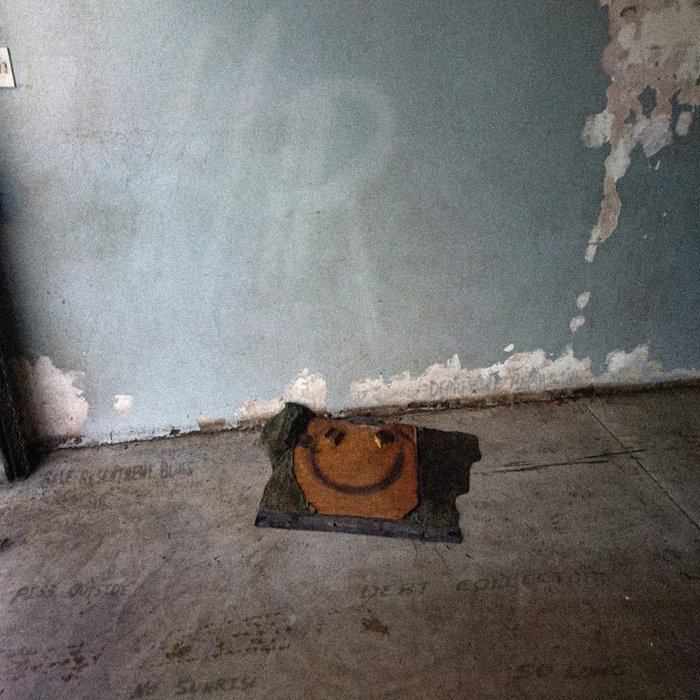
#> input picture lib/temp/art.png, 700 x 700 px, found by its file name
$ python -i gen_background.py   (imports and definitions only)   (older library calls are emulated)
#> lines starting #> are read from the running program, lines starting #| are printed output that depends on the picture
### working/is_dark.py
import cv2

def calc(debug_mode=False):
    # read image
    img = cv2.imread('temp/art.png')

    # makes a histogram of the grayscale
    histogram = cv2.calcHist([img], [0], None, [256], [0, 255])

    # dark side              light side     default: :200 0:
    if sum(histogram[:0]) > sum(histogram[256:]):
        if debug_mode:
            print('Detected dark art')
        return True     # dark
    else:
        if debug_mode:
            print('Detected light art')
        return False    # light

### working/gen_background.py
# for image manipulation
from PIL import Image, ImageFilter

# for rounding up
import math

# see if the art (/temp/art.png) is dark
import is_dark

# using ImageClip cause it has an easy to use opacity function that keeps the gradient
from moviepy.editor import ImageClip
from moviepy.editor import CompositeVideoClip

# this should intake the art (/temp/art.png), blow it up, blur it, add gradient
# should be able to take in any resolution
# saves as png in

def make(resolution=(3840,2160), blur=0, debug_mode=False,gradient_opacity=1, file_name=''):

    # opens art, then adds blur, then blows up
#> called with resolution = (3840, 2160), blur = 0, debug_mode = False, gradient_opacity = 1, file_name = ''
    art_image = Image.open('temp/art.png')
#> art_image is the input picture: PIL image 700x700 RGB; mean R, G, B 116.3, 114.9, 113.4
    art_image = art_image.filter(ImageFilter.GaussianBlur(radius=blur))
    if(resolution > art_image.size):
        if debug_mode:
            print('Art smaller than background needed')
        art_image = art_image.resize((math.ceil(resolution[0] * 1.05), math.ceil(resolution[0] * 1.05)), Image.ANTIALIAS)
#> art_image: PIL image 4032x4032 RGB
    else:
        if debug_mode:
            print('Art larger than background needed')
    if debug_mode:
        print('Background size before crop: ' + str(art_image.size))

    # cropping the blurred art
    width, height = art_image.size
#> width = 4032; height = 4032

    left = (width - resolution[0])/2
#> left = 96
    top  = (height - resolution[1])/2
#> top = 936
    right = (width + resolution[0])/2
#> right = 3936
    bottom = (height + resolution[1])/2
#> bottom = 3096

    # crop
    art_image = art_image.crop((left, top, right, bottom))
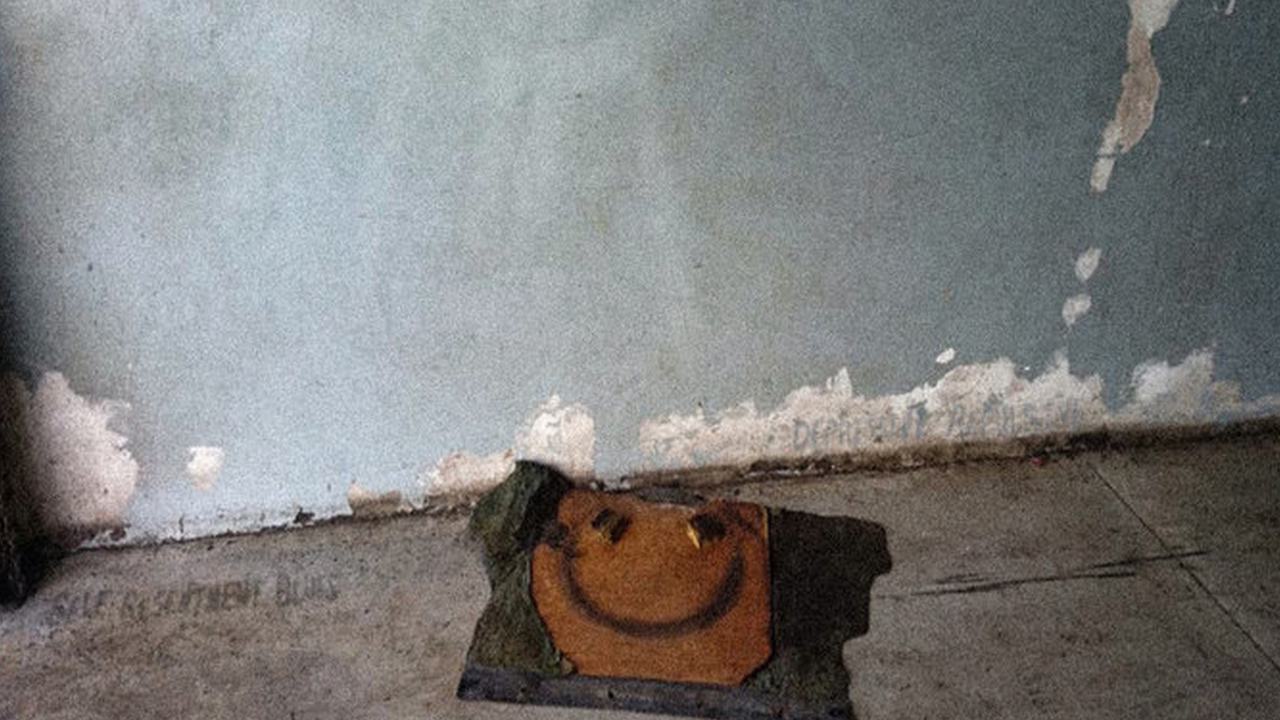
#> art_image: PIL image 3840x2160 RGB (shown at 1/3 size); mean R, G, B 124.6, 124.1, 123

    art_image.save('temp/' + file_name + '.png', 'PNG')
    art_image.close()

    # determines if the art is dark with is_dark
    if is_dark.calc(debug_mode=debug_mode):
#> in calc, `histogram = cv2.calcHist([img], [0], None, [256], [0, 255])`: histogram = 256 values, max 3918 at index 103, min 0 at index 253, mean 1914.1
        if debug_mode:
            print('Detected dark art; using white gradient')
        gradient_clip = ImageClip('gradient_white.png', transparent=True).set_opacity(gradient_opacity)
    else:
        if debug_mode:
            print('Detected light art; using black gradient')
#> (the run stopped early here; a loop or call above may not have finished)
